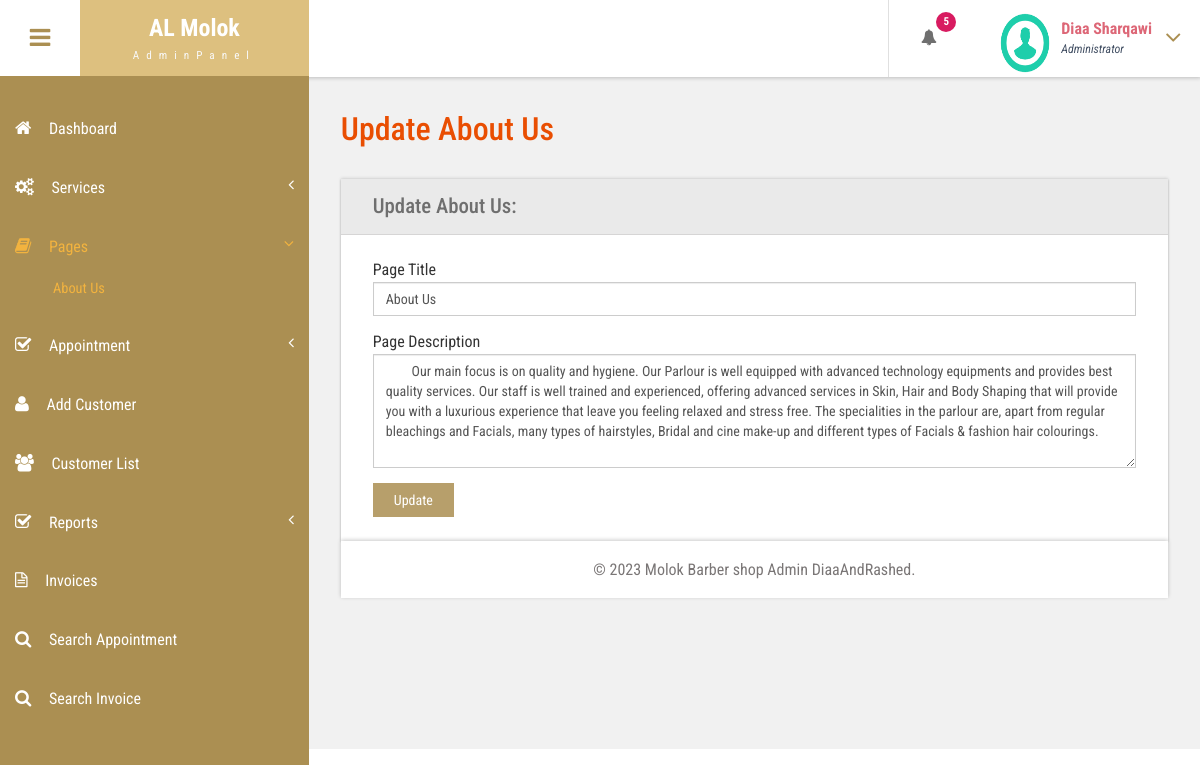
Screenshot of /DashBoard/about-us.php (signed in) with the database file from the repository.
### tables this page shows
CREATE TABLE `tblpage` (
  `ID` int(10) NOT NULL,
  `PageType` varchar(200) DEFAULT NULL,
  `PageTitle` mediumtext DEFAULT NULL,
  `PageDescription` mediumtext DEFAULT NULL,
  `Email` varchar(200) DEFAULT NULL,
  `MobileNumber` bigint(10) DEFAULT NULL,
  `UpdationDate` date DEFAULT NULL,
  `Timing` varchar(200) NOT NULL
);

### DashBoard/about-us.php (the view, shortened to what this page needs)
<?php
include('includes/dbconnection.php');
if (strlen($_SESSION['bpmsaid']==0)) {
  header('location:logout.php');
  } else{
  ?>
<!DOCTYPE HTML>
<html>
<head>
<link href="css/bootstrap.css" rel='stylesheet' type='text/css' />
<link href="css/style.css" rel='stylesheet' type='text/css' />
<link href="css/font-awesome.css" rel="stylesheet">
<link href="css/animate.css" rel="stylesheet" type="text/css" media="all">
<link href="css/custom.css" rel="stylesheet">
</head>
<body class="cbp-spmenu-push">
	<div class="main-content">
		 <?php include_once('includes/sidebar.php');?>
	 <?php include_once('includes/header.php');?>
		<div id="page-wrapper">
			<div class="main-page">
				<div class="forms">
					<h3 class="title1">Update About Us</h3>
					<div class="form-grids row widget-shadow" data-example-id="basic-forms">
						<div class="form-title">
							<h4>Update About Us:</h4>
						</div>
						<div class="form-body">
							<form method="post">
  <?php
$ret=mysqli_query($con,"select * from  tblpage where PageType='aboutus'");
while ($row=mysqli_fetch_array($ret)) {
?>
							 <div class="form-group"> <label for="exampleInputEmail1">Page Title</label> <input type="text" class="form-control" name="pagetitle" id="pagetitle" value="<?php  echo $row['PageTitle'];?>" required="true"> </div> <div class="form-group"> <label for="exampleInputPassword1">Page Description</label> <textarea name="pagedes" id="pagedes" rows="5" class="form-control">
        <?php  echo $row['PageDescription'];?></textarea> </div>
							 <?php } ?>
							  <button type="submit" name="submit" class="btn btn-default">Update</button> </form>
						</div>
					</div>
			</div>
		</div>
		 <?php include_once('includes/footer.php');?>
	</div>
</body>
</html>
<?php } ?>

### DashBoard/includes/header.php (shortened to what this page needs)
<div class="sticky-header header-section ">
      <div class="header-left">
        <button id="showLeftPush"><i class="fa fa-bars"></i></button>
        <div class="logo">
          <a href="../Home/index.php">
            <h1>AL Molok</h1>
            <span>AdminPanel</span>
          </a>
        </div>
        <div class="clearfix"> </div>
      </div>
      <div class="header-right">
        <div class="profile_details_left">
          <ul class="nofitications-dropdown">
            <?php
$ret1=mysqli_query($con,"select ID,Name from  tblappointment where Status=''");
$num=mysqli_num_rows($ret1);
?>
            <li class="dropdown head-dpdn">
              <a href="#" class="dropdown-toggle" data-toggle="dropdown" aria-expanded="false"><i class="fa fa-bell"></i><span class="badge blue"><?php echo $num;?></span></a>
            </li>
          </ul>
          <div class="clearfix"> </div>
        </div>
        <div class="profile_details">
        <?php
$adid=$_SESSION['bpmsaid'];
$ret=mysqli_query($con,"select AdminName from tbladmin where ID='$adid'");
$row=mysqli_fetch_array($ret);
$name=$row['AdminName'];
?>
          <ul>
            <li class="dropdown profile_details_drop">
              <a href="#" class="dropdown-toggle" data-toggle="dropdown" aria-expanded="false">
                <div class="profile_img">
                  <span class="prfil-img"><img src="images/download (1).png" alt="" width="50" height="60"> </span>
                  <div class="user-name">
                    <p><?php echo $name; ?></p>
                    <span>Administrator</span>
                  </div>
                  <i class="fa fa-angle-down lnr"></i>
                  <div class="clearfix"></div>
                </div>
              </a>
            </li>
          </ul>
        </div>
      </div>
      <div class="clearfix"> </div>
    </div>

### DashBoard/css/style.css (style rules this page uses)
h4, h5, h6, h1, h2, h3 { margin: 0; }
ul, ol { margin: 0; }
p { margin: 0; }
html, body { font-family: 'Roboto Condensed', sans-serif; font-size: 100%; overflow-x: hidden; background: #fff; }
body a { transition: 0.5s all ease; -webkit-transition: 0.5s all ease; -moz-transition: 0.5s all ease; -o-transition: 0.5s all ease; -ms-transition: 0.5s all ease; text-decoration:none; }
h1,h2,h3,h4,h5,h6 { margin:0; }
p { margin:0; }
ul,label { margin:0; padding:0; }
.main-content { position: relative; }
.sticky-header { position: fixed; top: 0; left:0px; width: 100%; z-index: 100; }
.header-section { background:#FFF; box-shadow: 1px 1px 4px rgba(0, 0, 0, 0.21); -webkit-box-shadow: 1px 1px 4px rgba(0, 0, 0, 0.21); -moz-box-shadow: 1px 1px 4px rgba(0, 0, 0, 0.21); -o-box-shadow: 1px 1px 4px rgba(0, 0, 0, 0.21); }
.header-section::after { clear: both; display: block; content: ''; }
.header-left { float: left; width: 45%; }
.header-right { float: right; }
button#showLeftPush { font-size: 1.5em; width: 80px; padding: 0.87em 0; text-align: center; cursor: pointer; float: left; color: #6F6F6F; -moz-transition: all 0.2s ease-out 0s; -webkit-transition: all 0.2s ease-out 0s; transition: all 0.2s ease-out 0s; border: none; background-color: #fff; outline:none; }
.cbp-spmenu-push { overflow-x: hidden; position: relative; }
.cbp-spmenu, .cbp-spmenu-push { -webkit-transition: all 0.3s ease; -moz-transition: all 0.3s ease; transition: all 0.3s ease; }
.cbp-spmenu-push div#page-wrapper { margin: 0 0 0 19.3em; transition:.5s all; -webkit-transition:.5s all; -moz-transition:.5s all; }
.fa { display: inline-block; font-family: FontAwesome; font-style: normal; font-weight: normal; line-height: 1; -webkit-font-smoothing: antialiased; -moz-osx-font-smoothing: grayscale; }
.logo { background: hwb(41 39% 16% / 0.82); text-align: center; float: left; }
.logo a { padding: 0.9em 3.3em .7em; display: block; text-decoration: none; }
.logo a h1 { color: #fff; font-size: 1.5em; line-height: 1.2em; font-weight: 700; }
.logo a span { color: #F8F8F8; font-size: .7em; text-align: center; letter-spacing: 7px; }
.profile_details_left { float: left; }
li.dropdown.head-dpdn { display: inline-block; padding: 1.7em 0; border-left: 1px solid #E0E0E0; float: left; }
li.dropdown.head-dpdn a.dropdown-toggle { padding: 1.7em 2em; }
i.fa.fa-bell { color:#6F6F6F; }
.header-right span.badge { font-size: 11px; font-weight: bold; color: #FFF; background: #8BC34A; line-height: 15px; width: 20px; height: 20px; border-radius: 2em; -webkit-border-radius: 2em; -moz-border-radius: 2em; -o-border-radius: 2em; text-align: center; display: inline-block; position: absolute; top: 16%; padding: 2px 0 0; }
.header-right span.blue { background-color:#D81B60; }
.profile_details { float: right; }
.profile_details_drop a.dropdown-toggle { display:block; padding: 0.8em 3em 0 2em; }
.profile_img span.prfil-img { float:left; }
.user-name { float:left; margin-top:8px; margin-left:11px; height:35px; }
.profile_details ul li { list-style-type:none; position:relative; }
.profile_details li a i.fa.lnr { position: absolute; top: 34%; right: 8%; color: #ab8f52; font-size: 1.6em; }
.user-name p { font-size:1em; color:#DD6777; line-height:1em; font-weight:700; }
.user-name span { font-size: .75em; font-style: italic; color: #424f63; font-weight: normal; margin-top: .3em; }
.charts,.row { margin: 2em 0 0; }
.widget-shadow { background-color: #fff; box-shadow: 0 -1px 3px rgba(0,0,0,.12),0 1px 2px rgba(0,0,0,.24); -webkit-box-shadow: 0 -1px 3px rgba(0,0,0,.12),0 1px 2px rgba(0,0,0,.24); -moz-box-shadow: 0 -1px 3px rgba(0,0,0,.12),0 1px 2px rgba(0,0,0,.24); }
h3.title1 { font-size: 2em; color: #e94e02; margin-bottom: 0.8em; }
.forms h3.title1 { margin-bottom:0; }
.forms h4 { font-size: 1.3em; color: #6F6F6F; }
.form-title { padding: 1em 2em; background-color: #EAEAEA; border-bottom: 1px solid #D6D5D5; }
.form-body { padding: 1.5em 2em; }
.forms label { font-weight: 400; }
.form-control { border-radius: inherit; }
.forms button.btn.btn-default { background-color: rgb(171, 143, 82,0.85); color: #fff; padding: .5em 1.5em; border: none; outline:none; border-radius: inherit; }

### DashBoard/css/custom.css (style rules this page uses)
#page-wrapper { padding:7em 2em 2.5em; background-color: #F1F1F1; }

### rows the page displays
tblpage: pagetitle "About Us", pagedes "Our main focus is on quality and hygiene. Our Parlour is well equipped with advanced technology equipments and provides best quality services. Our staff is well trained and experienced, offering advanced services in Skin, Hair and Body Shaping that will provide you with a luxurious experience that leave you feeling relaxed and stress free. The specialities in the parlour are, apart from regular bleachings and Facials, many types of hairstyles, Bridal and cine make-up and different types of Facials & fashion hair colourings."

### other values shown
$num "5"
$name "Diaa Sharqawi"
